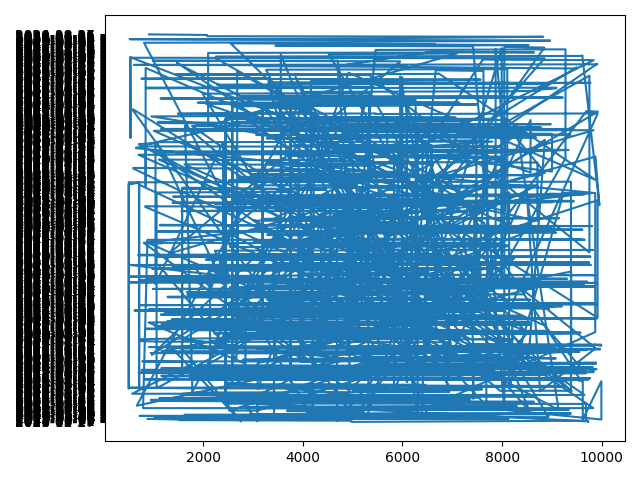

Source code (Python):
import pandas as pd
from clean import clean_df
import matplotlib.pyplot as plt
import pandas as pd

df = clean_df()
print(df["Order Date"].min())
plt.plot(df["Amount"], df["Order Date"])
plt.tight_layout()
plt.savefig("analysis.png")
